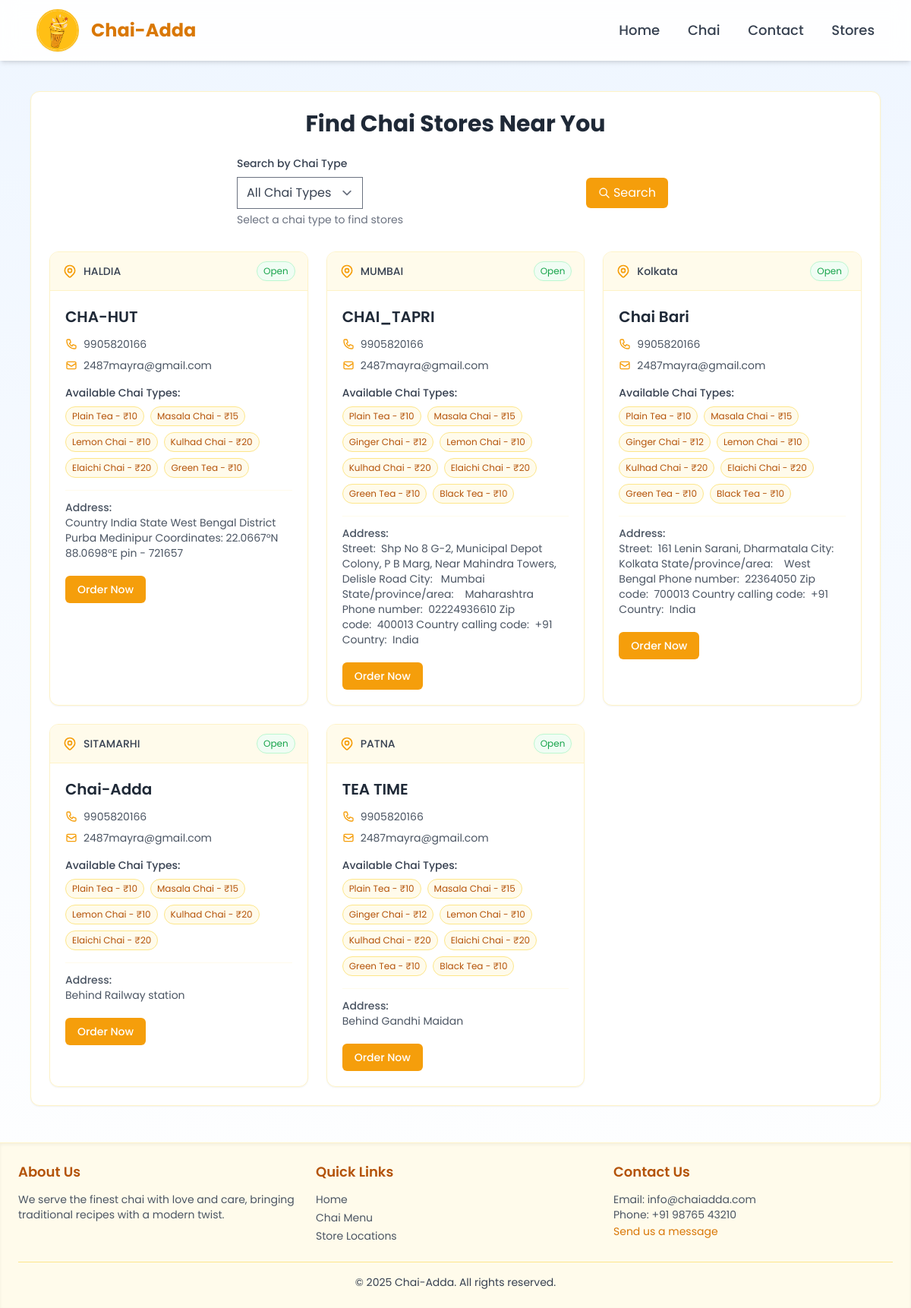
The page /chai/stores/ on the database its author committed.
### chai/models.py (models this page shows, shortened)
class Store(models.Model):
    name = models.CharField(max_length=100)
    location = models.CharField(max_length=100)
    address = models.TextField(help_text="Full address of the store", default="")
    phone = models.CharField(max_length=15, blank=True)
    email = models.EmailField(blank=True)
    opening_time = models.TimeField(help_text="Store opening time", default='09:00')
    closing_time = models.TimeField(help_text="Store closing time", default='21:00')
    is_active = models.BooleanField(default=True)
    chai_varieties = models.ManyToManyField(ChaiVariety, related_name='stores')
    created_at = models.DateTimeField(auto_now_add=True)
    updated_at = models.DateTimeField(auto_now=True)
    class Meta:
        verbose_name = 'Store'
        verbose_name_plural = 'Stores'
        ordering = ['name']
    def is_open(self):
        current_time = timezone.localtime().time()
        return self.opening_time <= current_time <= self.closing_time

class ChaiVariety(models.Model):
    CHAI_TYPE_CHOICES = [
        ('PT', 'Plain Tea'),
        ('MC', 'Masala Chai'),
        ('GC', 'Ginger Chai'),
        ('LC', 'Lemon Chai'),
        ('EC', 'Elaichi Chai'),
        ('GT', 'Green Tea'),
        ('BT', 'Black Tea'),
        ('KC', 'Kulhad Chai'),
    ]
    name = models.CharField(max_length=20)
    price = models.IntegerField()
    image = models.ImageField(upload_to='chais/')
    date_time = models.DateTimeField(default=timezone.now)
    chai_type = models.CharField(max_length=2, choices=CHAI_TYPE_CHOICES, default="PT")
    description = models.TextField(default="", blank=True)
    class Meta:
        verbose_name = 'Chai Variety'
        verbose_name_plural = 'Chai Varieties'

### chai/views.py (the view)
# urls.py: path('stores/', views.store_view, name='stores'),
def store_view(request):
    form = StoreSearchForm(request.GET)
    stores = Store.objects.filter(is_active=True).prefetch_related('chai_varieties')
    if form.is_valid():
        location = form.cleaned_data.get('location')
        chai_type = form.cleaned_data.get('chai_type')
        if location:
            stores = stores.filter(location__icontains=location)
        if chai_type:
            stores = stores.filter(chai_varieties__chai_type=chai_type).distinct()
    locations = {}
    for store in stores:
        if store.location not in locations:
            locations[store.location] = []
        locations[store.location].append({
            'name': store.name,
            'address': store.address,
            'phone': store.phone,
            'email': store.email,
            'is_open': store.is_open(),
            'chai_varieties': [
                {'name': cv.name, 'type': cv.get_chai_type_display(), 'price': cv.price}
                for cv in store.chai_varieties.all()
            ]
        })
    context = {
        'form': form,
        'locations': locations,
        'total_stores': stores.count()
    }
    return render(request, 'chai/store_view.html', context)

### chai/forms.py
class StoreSearchForm(forms.Form):
    chai_type = forms.ChoiceField(
        choices=[('', 'All Chai Types')] + list(ChaiVariety.CHAI_TYPE_CHOICES),
        required=False,
        widget=forms.Select(attrs={
            'class': 'form-control',
            'placeholder': 'Select a chai type'
        })
    )

### chai/templates/chai/store_view.html (shortened to what this page needs)
{% extends "manish.html" %}
{% load static %}
{% block content %}
<div class="container mx-auto px-4 py-6 max-w-7xl">
    <div class="bg-white rounded-xl shadow-sm p-6 border border-amber-100">
        <h1 class="text-3xl font-bold text-gray-800 mb-6 text-center">Find Chai Stores Near You</h1>
        <form method="GET" class="space-y-4 max-w-xl mx-auto mb-8">
            <div class="form-group">
                <label for="{{ form.chai_type.id_for_label }}" class="block text-sm font-medium text-gray-700 mb-2">
                    Search by Chai Type
                </label>
                <div class="relative">
                    {{ form.chai_type }}
                    <button type="submit" class="absolute right-2 top-1/2 transform -translate-y-1/2 bg-amber-500 text-white px-4 py-2 rounded-md hover:bg-amber-600 transition-colors duration-200 focus:outline-none focus:ring-2 focus:ring-offset-2 focus:ring-amber-400">
                        <span class="flex items-center">
                            <svg class="w-4 h-4 mr-1" fill="none" stroke="currentColor" viewBox="0 0 24 24">
                                <path stroke-linecap="round" stroke-linejoin="round" stroke-width="2" d="M21 21l-6-6m2-5a7 7 0 11-14 0 7 7 0 0114 0z"></path>
                            </svg>
                            Search
                        </span>
                    </button>
                </div>
                <p class="mt-1 text-sm text-gray-500">Select a chai type to find stores</p>
            </div>
        </form>
        {% if locations %}
        <div class="mt-8">
            <div class="grid grid-cols-1 md:grid-cols-2 lg:grid-cols-3 gap-6">
                {% for location, stores in locations.items %}
                    {% for store in stores %}
                    <div class="bg-white rounded-xl shadow-sm hover:shadow-md transition-all duration-300 overflow-hidden border border-amber-100 hover:border-amber-300 transform hover:-translate-y-1">
                        <div class="bg-amber-50 px-4 py-3 border-b border-amber-100">
                            <div class="flex justify-between items-center">
                                <div class="flex items-center">
                                    <span class="text-sm font-medium text-gray-700">{{ location }}</span>
                                </div>
                                <span class="px-2 py-1 text-xs {% if store.is_open %}bg-green-50 text-green-600{% else %}bg-red-50 text-red-600{% endif %} rounded-full border {% if store.is_open %}border-green-200{% else %}border-red-200{% endif %}">
                                    {% if store.is_open %}Open{% else %}Closed{% endif %}
                                </span>
                            </div>
                        </div>
                        <div class="p-5">
                            <h3 class="text-xl font-semibold text-gray-800 mb-3">{{ store.name }}</h3>
                            {% if store.phone or store.email %}
                            <div class="space-y-2 mb-4">
                                {% if store.phone %}
                                <p class="flex items-center text-sm text-gray-600">
                                    {{ store.phone }}
                                </p>
                                {% endif %}
                                {% if store.email %}
                                <p class="flex items-center text-sm text-gray-600">
                                    <svg class="w-4 h-4 mr-2 text-amber-500" fill="none" stroke="currentColor" viewBox="0 0 24 24">
                                        <path stroke-linecap="round" stroke-linejoin="round" stroke-width="2" d="M3 8l7.89 5.26a2 2 0 002.22 0L21 8M5 19h14a2 2 0 002-2V7a2 2 0 00-2-2H5a2 2 0 00-2 2v10a2 2 0 002 2z"/>
                                    </svg>
                                    {{ store.email }}
                                </p>
                                {% endif %}
                            </div>
                            {% endif %}
                            <div class="mb-4">
                                <h4 class="text-sm font-medium text-gray-700 mb-2">Available Chai Types:</h4>
                                <div class="flex flex-wrap gap-2">
                                    {% for chai in store.chai_varieties %}
                                    <span class="inline-block px-2 py-1 text-xs bg-amber-50 text-amber-700 rounded-full border border-amber-200">
                                        {{ chai.type }} - ₹{{ chai.price }}
                                    </span>
                                    {% endfor %}
                                </div>
                            </div>
                            {% if store.address %}
                            <div class="pt-3 border-t border-amber-50">
                                <p class="text-sm text-gray-600 mb-3">
                                    <span class="font-medium">Address:</span><br>
                                    {{ store.address }}
                                </p>
                                {% if store.is_open %}
                                <a href="#" class="inline-block mt-2 px-4 py-2 bg-amber-500 text-white rounded-md hover:bg-amber-600 transition-colors duration-200 text-sm font-medium">
                                    Order Now
                                </a>
                                {% endif %}
                            </div>
                            {% endif %}
                        </div>
                    </div>
                    {% endfor %}
                {% endfor %}
            </div>
        </div>
        {% endif %}
    </div>
</div>
{% endblock %}

### static/style.css (style rules this page uses)
:root { --primary: #d97706; --primary-light: #fbbf24; --primary-dark: #b45309; --text-main: #1f2937; --text-light: #4b5563; --bg-light: #f9fafb; --bg-white: #ffffff; --border-light: #e5e7eb; --shadow-sm: 0 1px 2px 0 rgba(0, 0, 0, 0.05); --shadow-md: 0 4px 6px -1px rgba(0, 0, 0, 0.1), 0 2px 4px -1px rgba(0, 0, 0, 0.06); --transition-all: all 0.3s ease; }
body { font-family: 'Poppins', sans-serif; color: var(--text-main); line-height: 1.5; -webkit-font-smoothing: antialiased; -moz-osx-font-smoothing: grayscale; scroll-behavior: smooth; }
h1, h2, h3, h4, h5, h6 { line-height: 1.2; }
a { color: var(--primary); text-decoration: none; transition: var(--transition-all); }
input, select, textarea { font-family: inherit; font-size: 16px; transition: var(--transition-all); border-radius: 0.375rem; }
button { cursor: pointer; transition: var(--transition-all); }
.container { width: 100%; max-width: 1280px; margin-left: auto; margin-right: auto; padding-left: 1rem; padding-right: 1rem; }

### chai/templates/chai/store_view.html (style rules this page uses)
select { @apply block w-full mt-1 rounded-md border-gray-300 shadow-sm focus:border-amber-300 focus:ring focus:ring-amber-100 focus:ring-opacity-50 pr-20; color: #374151 !important; }
.form-group { @apply flex flex-col; }
.grid > div { animation: fadeIn 0.5s ease-out forwards; opacity: 0; }
.grid > div:nth-child(1) { animation-delay: 0.1s; }
.grid > div:nth-child(2) { animation-delay: 0.2s; }
.grid > div:nth-child(3) { animation-delay: 0.3s; }
.grid > div:nth-child(4) { animation-delay: 0.4s; }
.grid > div:nth-child(5) { animation-delay: 0.5s; }

### rows shown on the page
Store: stores "HALDIA", name "CHA-HUT", phone "9905820166", email "2487mayra@gmail.com", address "Country India State West Bengal District Purba Medinipur Coordinates: 22.0667°N 88.0698°E pin - 721657"
ChaiVariety: type "Plain Tea", price "10"
ChaiVariety: type "Masala Chai", price "15"
ChaiVariety: type "Elaichi Chai", price "20"
ChaiVariety: type "Green Tea", price "10"
Store: stores "MUMBAI", name "CHAI_TAPRI", phone "9905820166", email "2487mayra@gmail.com", address "Street: Shp No 8 G-2, Municipal Depot Colony, P B Marg, Near Mahindra Towers, Delisle Road City: Mumbai State/province/area: Maharashtra Phone number: 02224936610 Zip code: 400013 Country calling code: +91 Country: India"
ChaiVariety: type "Black Tea", price "10"
Store: stores "Kolkata", name "Chai Bari", phone "9905820166", email "2487mayra@gmail.com", address "Street: 161 Lenin Sarani, Dharmatala City: Kolkata State/province/area: West Bengal Phone number: 22364050 Zip code: 700013 Country calling code: +91 Country: India"
Store: stores "SITAMARHI", name "Chai-Adda", phone "9905820166", email "2487mayra@gmail.com", address "Behind Railway station"
Store: stores "PATNA", name "TEA TIME", phone "9905820166", email "2487mayra@gmail.com", address "Behind Gandhi Maidan"

### other values the page prints
{{ chai.type }} "Lemon Chai" "Kulhad Chai" "Ginger Chai" "Lemon Chai" "Kulhad Chai" "Ginger Chai" "Lemon Chai" "Kulhad Chai" "Lemon Chai" "Kulhad Chai" "Ginger Chai" "Lemon Chai" "Kulhad Chai"
{{ chai.price }} "10" "20" "12" "10" "20" "12" "10" "20" "10" "20" "12" "10" "20"
